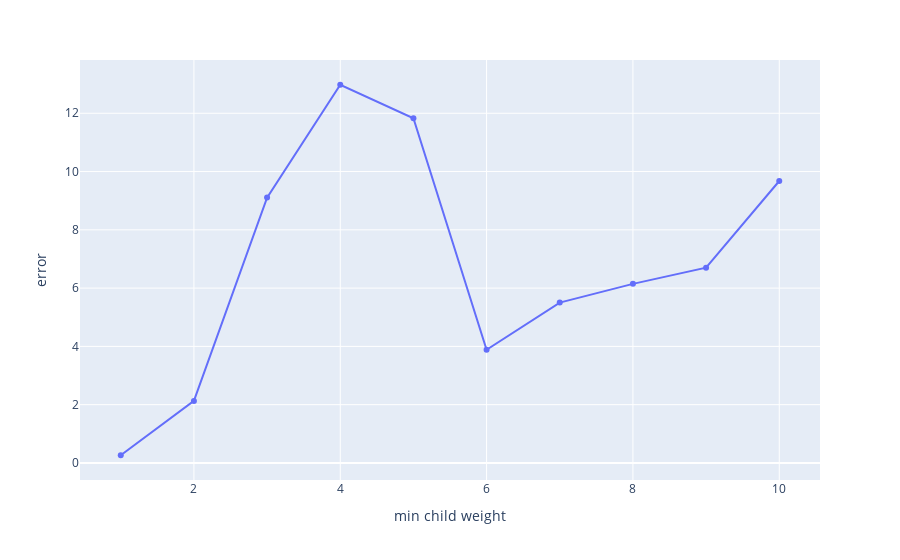

Here is the notebook cell this chart was saved with:
### Code cell
fig = px.line(mc_error_df, x='min child weight', y='error', markers='o')
fig.show()

### Figure 1 — Plotly figure (JSON) as saved in the notebook; plotly's stock layout.template omitted (floating-point values rounded to 4 significant figures)
{"data": [{"hovertemplate": "min child weight=%{x}<br>error=%{y}<extra></extra>", "legendgroup": "", "line": {"color": "#636efa", "dash": "solid"}, "marker": {"symbol": "circle"}, "mode": "lines+markers", "name": "", "orientation": "v", "showlegend": false, "type": "scatter", "x": [1, 2, 3, 4, 5, 6, 7, 8, 9, 10], "xaxis": "x", "y": [0.2644, 2.129, 9.106, 12.98, 11.83, 3.883, 5.504, 6.146, 6.7, 9.675], "yaxis": "y"}], "layout": {"legend": {"tracegroupgap": 0}, "margin": {"t": 60}, "xaxis": {"anchor": "y", "domain": [0, 1], "title": {"text": "min child weight"}}, "yaxis": {"anchor": "x", "domain": [0, 1], "title": {"text": "error"}}}}
